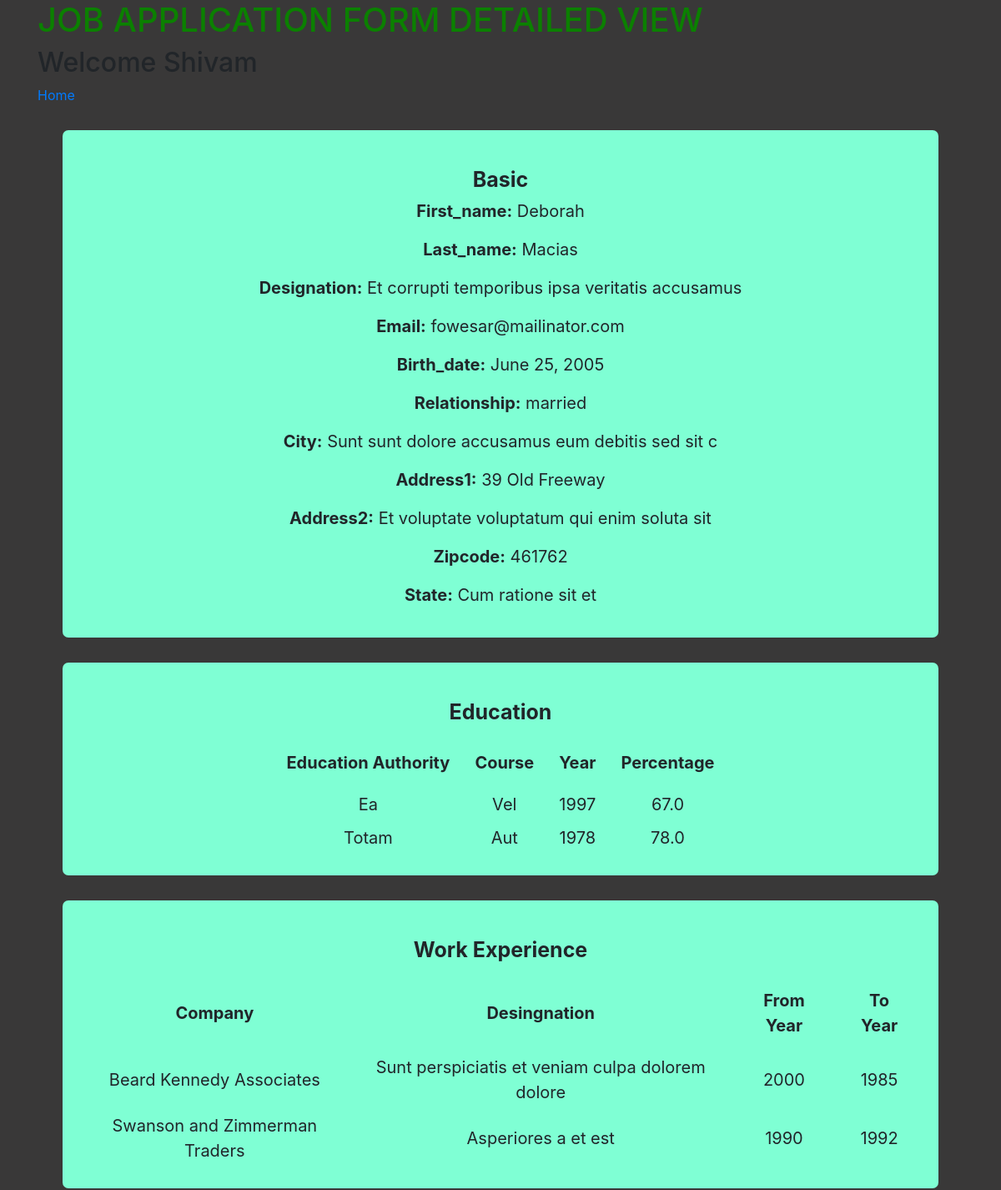
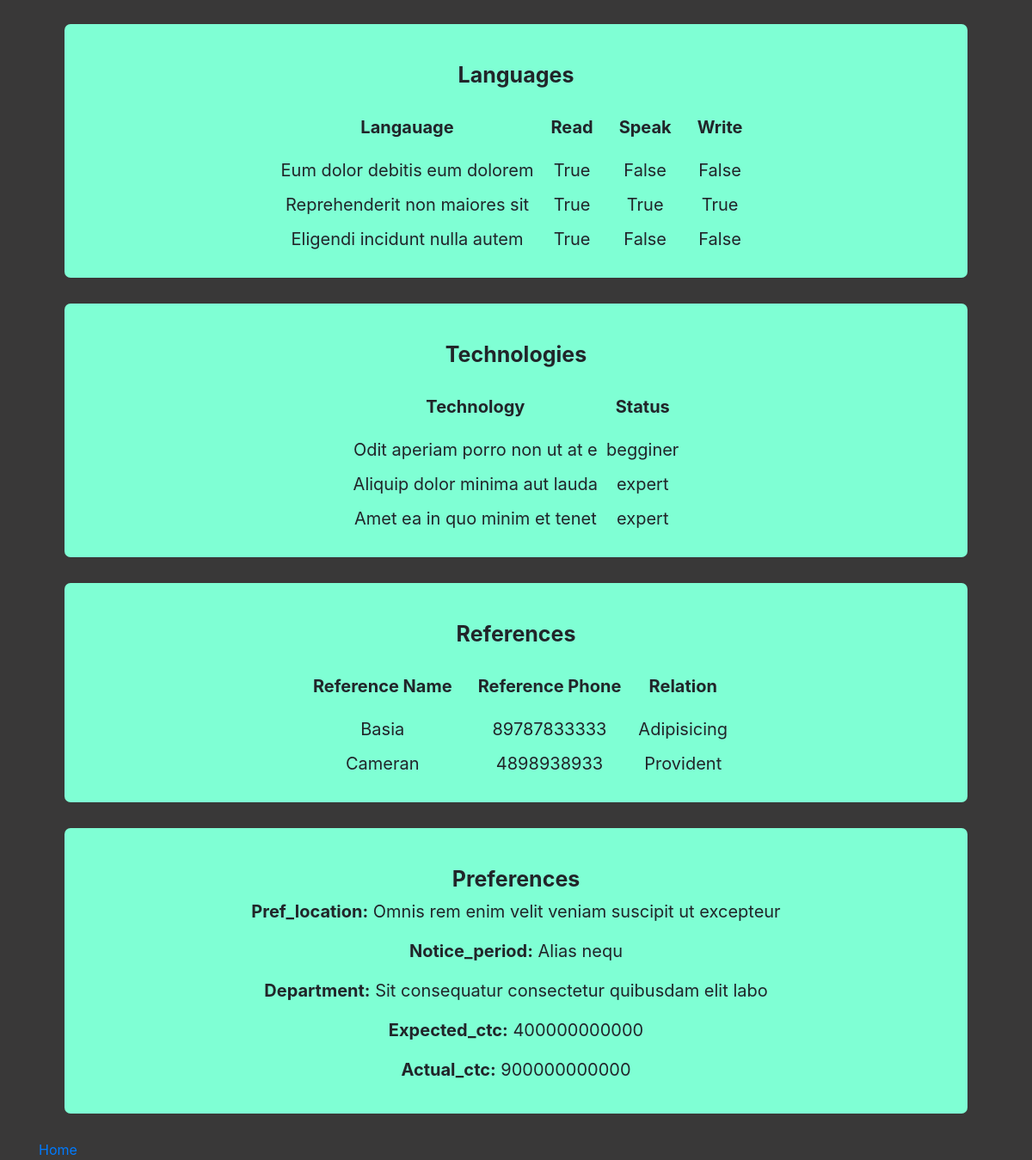
The app's page /detailed/5 (signed in) with its own data (2 pictures, top to bottom).
### JobApplicationApp/models.py (models this page shows, shortened)
class BasicDetails(models.Model):
    rel_status = (
        ("single", "single"),
        ("married", "married")
    )
    GENDER_CHOICES =(
        ('male','Male'),
        ('female','Female'),
    )
    user_id = models.ForeignKey(User, on_delete=models.CASCADE)
    first_name = models.CharField(max_length=50)
    last_name = models.CharField(max_length=50)
    designation = models.CharField(max_length=50, blank=True)
    email = models.EmailField()
    gender = models.CharField(max_length=10, choices=GENDER_CHOICES, null=True, blank=True)
    birth_date = models.DateField()
    relationship = models.CharField(max_length=15, choices=rel_status, null=True, blank=True)
    city = models.CharField(max_length=50)
    address1 = models.CharField(max_length=150)
    address2 = models.CharField(max_length=150, null=True, blank=True)
    zipcode = models.IntegerField()
    state = models.CharField(max_length=20, null=True, blank=True)

class EducationDetails(models.Model):
    form_id = models.ForeignKey(BasicDetails, on_delete=models.CASCADE)
    education_authority = models.CharField(max_length=100)
    course = models.CharField(max_length=30)
    passing_year = models.CharField(max_length=4)
    percentage = models.FloatField()

class WorkExperienceDetails(models.Model):
    form_id = models.ForeignKey(BasicDetails, on_delete=models.CASCADE)
    company = models.CharField(max_length=50)
    desingnation = models.CharField(max_length=50)
    from_year = models.CharField(max_length=4)
    to_year = models.CharField(max_length=4)

class LanguagesKnown(models.Model):
    form_id = models.ForeignKey(BasicDetails, on_delete=models.CASCADE)
    langauage = models.CharField(max_length=30)
    isread = models.BooleanField()
    isspeak = models.BooleanField()
    iswrite = models.BooleanField()

class TechnologiesKnown(models.Model):
    STATUS_CHOICE = (
        ("begginer", "Begginer"),
        ("mediator", "Mediator"),
        ("expert", "Expert")
    )
    form_id = models.ForeignKey(BasicDetails, on_delete=models.CASCADE)
    technology = models.CharField(max_length=30)
    status = models.CharField(max_length=10, choices=STATUS_CHOICE, null=True, blank=True)

class References(models.Model):
    form_id = models.ForeignKey(BasicDetails, on_delete=models.CASCADE)
    rname = models.CharField(max_length=30)
    rphone_number = models.CharField(validators=[phone_regex], max_length=17, blank=True)
    relation = models.CharField(max_length=30)

class Preferences(models.Model):
    form_id = models.OneToOneField(BasicDetails, on_delete=models.CASCADE)
    pref_location = models.CharField(max_length=50)
    notice_period = models.CharField(max_length=10)
    department = models.CharField(max_length=50)
    expected_ctc = models.IntegerField()
    actual_ctc = models.IntegerField()

### JobApplicationApp/views.py (the view)
# urls.py: path("detailed/<id>", views.detailedview, name="detailed"),
def detailedview(request, id):
    suser = request.session["username"]
    basicobj = BasicDetails.objects.filter(id=id).values()
    dbtbl = (EducationDetails, WorkExperienceDetails, LanguagesKnown,
             TechnologiesKnown, References, Preferences)
    nameset = ("education", "Work Experience", "languages",
               "technologies", "references", "preferences")
    dataset = {"basic": basicobj}
    cnt = 0
    for tbl in dbtbl:
        objset = tbl.objects.filter(form_id=id)
        dataset[nameset[cnt]] = objset.values()
        cnt += 1
    print(dataset["basic"][0]["first_name"])
    context = {
        "user": suser,
        "data": dataset
    }
    return render(request, "detailedview.html", context)

### templates/JobApplicationApp/detailedview.html (shortened to what this page needs)
{% extends "base.html" %}
{% load static %}
{% block body %}
    <h1> JOB APPLICATION FORM DETAILED VIEW</h1>
    <h2>Welcome {{user | capfirst}}</h2>
    <a href="{% url "home" %}">Home</a>
    {% for keytitle, valuesdata in data.items %}
    <div class="detailed">
        <br>
        <h4><b>{{keytitle | capfirst}}</b></h4>
        {% if keytitle == "education" %}
            <table>
                <thead>
                    <th>Education Authority</th>
                    <th>Course</th>
                    <th>Year</th>
                    <th>Percentage</th>
                <thead>
                <tbody>
        {% endif %}
        {% if keytitle == "Work Experience" %}
            <table>
                <thead>
                    <th>Company</th>
                    <th>Desingnation</th>
                    <th>From Year</th>
                    <th>To Year</th>
                <thead>
                <tbody>
        {% endif %}
        {% if keytitle == "languages" %}
            <table>
                <thead>
                    <th>Langauage</th>
                    <th>Read</th>
                    <th>Speak</th>
                    <th>Write</th>
                <thead>
                <tbody>
        {% endif %}
        {% if keytitle == "technologies" %}
            <table>
                <thead>
                    <th>Technology</th>
                    <th>Status</th>
                <thead>
                <tbody>
        {% endif %}
        {% if keytitle == "references" %}
            <table>
                <thead>
                    <th>Reference Name</th>
                    <th>Reference Phone</th>
                    <th>Relation</th>
                <thead>
                <tbody>
        {% endif %}
        {% for values in valuesdata.all %}
            {% for key, value in values.items %}
                {% if  key == "id" or key == "user_id_id" or key == "form_id_id" %}
                {% comment %}  {% endcomment %}
                {% else %}
                    {% if key in '("first_name", "last_name", "designation", "email", "birth_date", "city",  "address1", "address2", "zipcode", "state", "pref_location", "notice_period", "department", "expected_ctc", "actual_ctc")' or key == "relationship" %}
                        <p><b>{{key | capfirst}}:</b>  {{value}}</p>
                    {% elif key == "education_authority" %}
                        <tr><td>{{ values.education_authority }}</td> <td>{{ values.course }}</td><td>{{ values.passing_year }}</td><td>{{ values.percentage }}</td></p>
                    {% elif key == "company" %}
                        <tr><td>{{ values.company }}</td> <td>{{ values.desingnation }}</td><td>{{ values.from_year }}</td><td>{{ values.to_year }}</td></p>
                    {% elif key == "langauage" %}
                        <tr><td>{{ values.langauage }}</td> <td>{{ values.isread }}</td><td>{{ values.isspeak }}</td><td>{{ values.iswrite }}</td></p>
                    {% elif key == "technology" %}
                        <tr><td>{{ values.technology }}</td> <td>{{ values.status }}</td></p>
                    {% elif key == "rname" %}
                        <tr><td>{{ values.rname }}</td> <td>{{ values.rphone_number }}</td> <td>{{ values.relation }}</td></p>
                    {% endif %}
                {% endif %}
            {% endfor %}
        {% endfor %}
        </tbody>
    </table>
    </div>
    {% endfor  %}
    <a href="{% url "home" %}">Home</a>
{% endblock %}

### static/css/JobApplicationApp/css/style.css (style rules this page uses)
h1 { color:rgb(11, 128, 0); }
.detailed { background-color: aquamarine; padding: 20px; margin: 30px; text-align: center; }
body { background-color: rgb(57, 56, 56); }
.detailed table { margin: 5px auto; }
.detailed h4 { font-size: 25px; }
td, th { font-size: 20px; margin: 6px; padding: 5px; }
.detailed { border-radius: 7px; }
.detailed p { font-size: 20px; }
.listtablediv table td, th { margin: 5px; padding: 15px; }

### records on screen
BasicDetails: key "First_name" "Last_name" "Designation" "Email" "Birth_date" "Relationship" "City" "Address1" "Address2" "Zipcode" "State", values "Deborah" "Macias" "Et corrupti temporibus ipsa veritatis accusamus" "fowesar@mailinator.com" "June 25, 2005" "married" "Sunt sunt dolore accusamus eum debitis sed sit c" "39 Old Freeway" "Et voluptate voluptatum qui enim soluta sit" "461762" "Cum ratione sit et"
EducationDetails: education_authority "Ea", course "Vel", passing_year "1997", percentage "67.0"
EducationDetails: education_authority "Totam", course "Aut", passing_year "1978", percentage "78.0"
WorkExperienceDetails: company "Beard Kennedy Associates", desingnation "Sunt perspiciatis et veniam culpa dolorem dolore", from_year "2000", to_year "1985"
WorkExperienceDetails: company "Swanson and Zimmerman Traders", desingnation "Asperiores a et est", from_year "1990", to_year "1992"
LanguagesKnown: langauage "Eum dolor debitis eum dolorem", isread "True", isspeak "False", iswrite "False"
LanguagesKnown: langauage "Reprehenderit non maiores sit", isread "True", isspeak "True", iswrite "True"
LanguagesKnown: langauage "Eligendi incidunt nulla autem", isread "True", isspeak "False", iswrite "False"
TechnologiesKnown: technology "Odit aperiam porro non ut at e", status "begginer"
TechnologiesKnown: technology "Aliquip dolor minima aut lauda", status "expert"
TechnologiesKnown: technology "Amet ea in quo minim et tenet", status "expert"
References: rname "Basia", rphone_number "89787833333", relation "Adipisicing"
References: rname "Cameran", rphone_number "4898938933", relation "Provident"
Preferences: key "Pref_location" "Notice_period" "Department" "Expected_ctc" "Actual_ctc", values "Omnis rem enim velit veniam suscipit ut excepteur" "Alias nequ" "Sit consequatur consectetur quibusdam elit labo" "400000000000" "900000000000"

### other values on screen
{{ user | capfirst }} "Shivam"
{{ keytitle | capfirst }} "Basic" "Education" "Work Experience" "Languages" "Technologies" "References" "Preferences"
